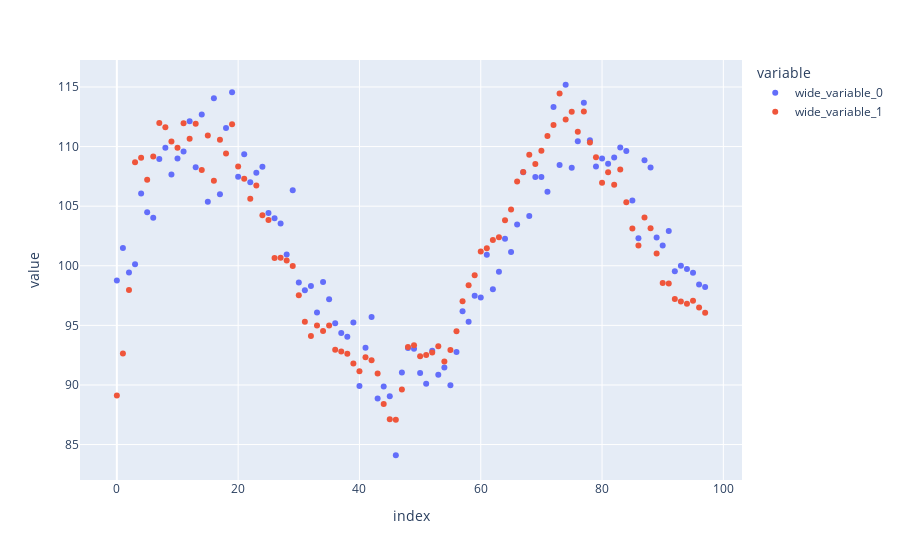

Notebook code for this chart:
### Code cell
px.scatter(y=[df['with_noise'][:-2],arma_pred[2:]])
